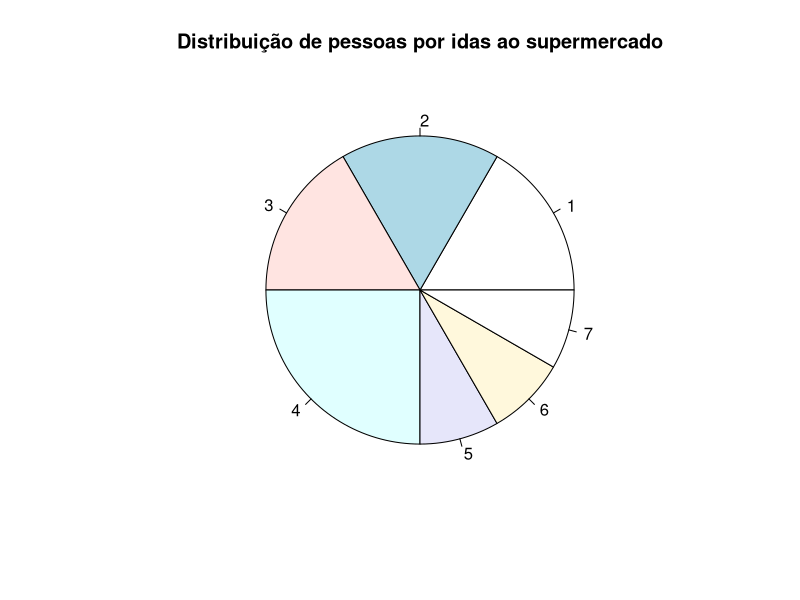

Generate this figure with R:
png("ex3_2.png")
idas <- read.csv("./dataset/idas.csv")$xi
tabela <- table(idas)
pie(
  tabela,
  main = "Distribuição de pessoas por idas ao supermercado"
)
